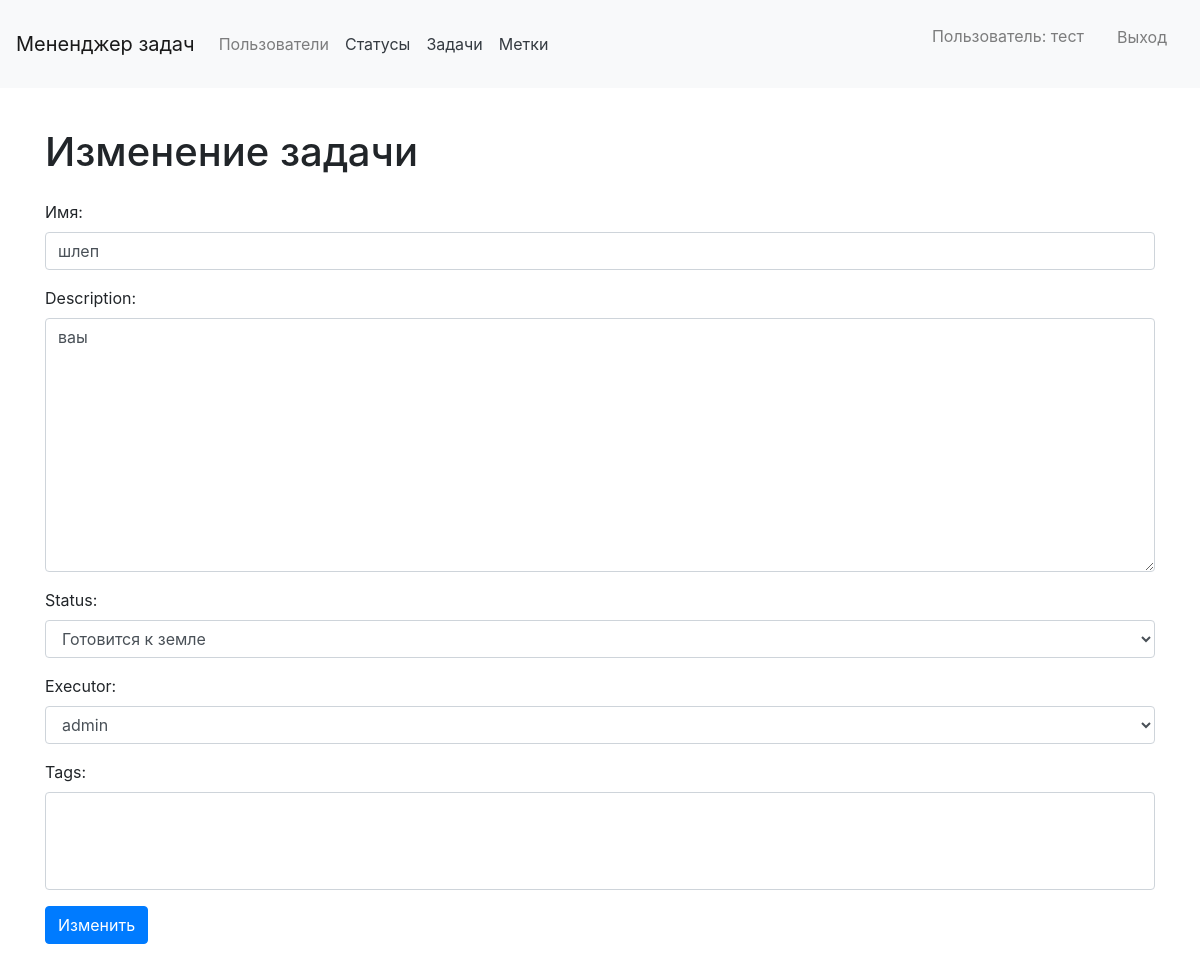
Before: /tasks/7/update/ (signed in) with the older database file.
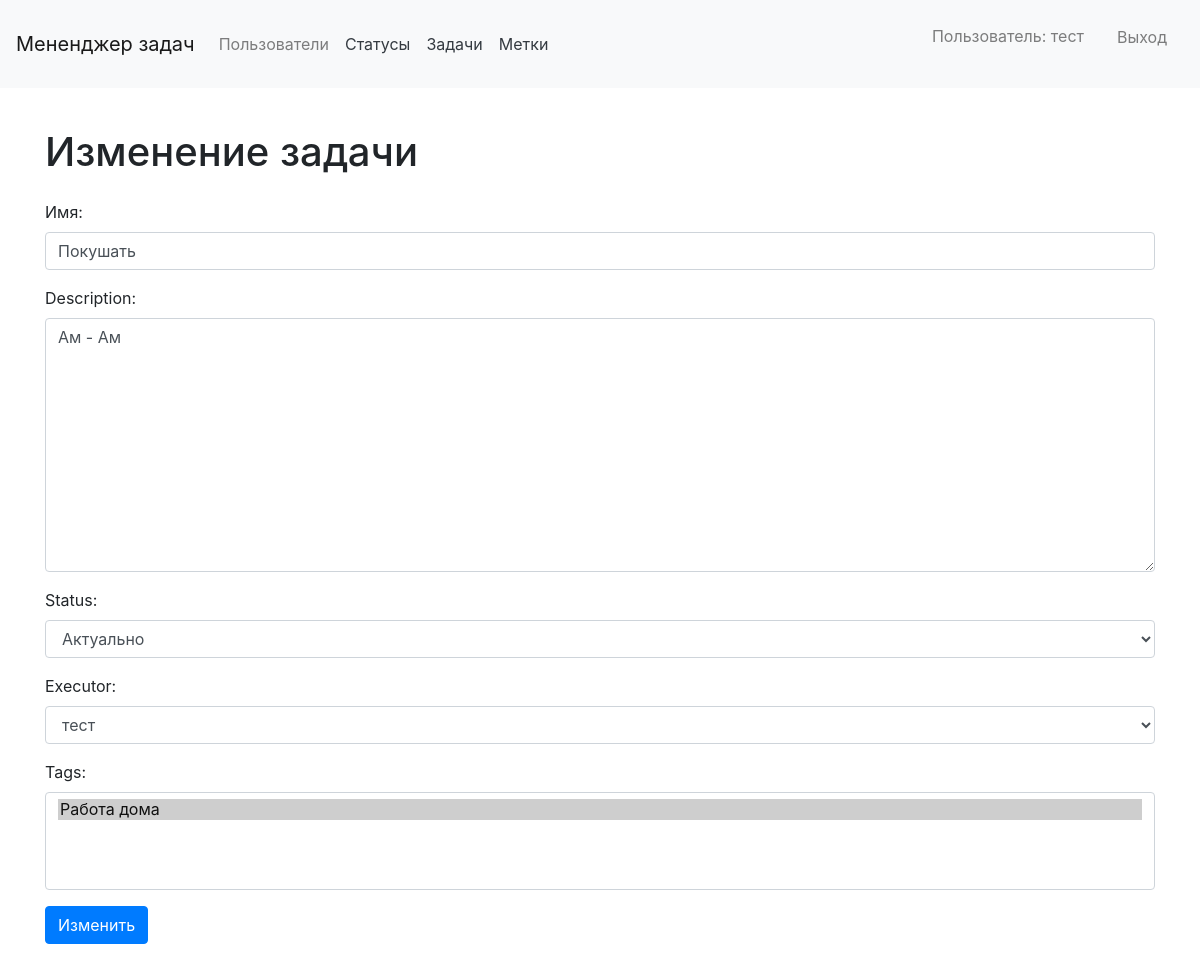
After: the same page with the newer database file.
### tasks/models.py (models this page shows, shortened)
class Task(models.Model):
    name = models.CharField(max_length=75)
    description = models.TextField(
        'Description',
        max_length=200,
        blank=True,
        null=True
    )
    created_at = models.DateTimeField(auto_now_add=True)
    status = models.ForeignKey(
        Status,
        blank=True,
        null=True,
        related_name='status',
        on_delete=models.CASCADE,
        verbose_name='Status'
    )
    creator = models.ForeignKey(
        User,
        related_name='creator',
        on_delete=models.CASCADE,
        verbose_name='Creator'
    )
    executor = models.ForeignKey(
        User,
        verbose_name='Executor',
        on_delete=models.CASCADE,
        null=True,
        blank=True,
        related_name='executor'
    )
    tags = models.ManyToManyField(
        Tags,
        blank=True,
        verbose_name='Tags',
        related_name='Tags',
    )
    class Meta():
        ordering = ['name']

### status/models.py (models this page shows)
class Status(models.Model):
    name = models.CharField(max_length=30)
    created_at = models.DateTimeField(auto_now_add=True)
    class Meta(object):
        verbose_name = 'status'
        verbose_name_plural = 'statuses'
    def __str__(self):
        return self.name

### tags/models.py (models this page shows)
class Tags(models.Model):
    name = models.CharField(max_length=20)
    created_at = models.DateTimeField(auto_now_add=True)
    class Meta(object):
        verbose_name = 'tag'
        verbose_name_plural = 'tags'
    def __str__(self):
        return self.name

### tasks/views.py (the view)
# urls.py: path('<int:pk>/update/', UpdateTaskView.as_view(), name='update_task'),
class UpdateTaskView(LoginRequiredMixin, UpdateView):
    model = Task
    template_name = 'tasks/task_update.html'
    form_class = RegisterTaskForm
    success_url = reverse_lazy('tasks')
    login_url = reverse_lazy('login_page')
    redirect_field_name = 'redirect_to'

### tasks/forms.py
class RegisterTaskForm(ModelForm):
    class Meta:
        model = Task
        fields = ['name', 'description', 'status', 'executor', 'tags']
    def __init__(self, *args, **kwargs):
        super().__init__(*args, **kwargs)
        for field in self.fields:
            self.fields[field].widget.attrs['class'] = 'form-control'
        self.fields['name'].label = "Имя"

### main_page/models.py (called while the page is built)
    def __str__(self):
        return self.username

### templates/tasks/task_update.html (shortened to what this page needs)
{% extends 'main_template.html' %}
{% load i18n %}
{% block title %}
    <head>
    </head>
{% endblock %}
{% block content %}
<div class="container wrapper flex-grow-1">
  <h1 class="my-4">
      {% trans "Изменение задачи" %}
  </h1>
  <div>
    <form id="add_form" method="post">
      {{ form.as_p }}
      <button type='submit' form="add_form" class="btn btn-primary">{% trans "Изменить" %}</button>
    </form>
  </div>
</div>
{% endblock %}

Changed rows visible on the page:
changed Task: name "шлеп" → "Покушать"; description "ваы" → "Ам - Ам"; status "Готовится к земле" → "Актуально"; executor "admin" → "тест"
Other visible differences:
form field tags: (not shown) → "Работа дома ☑"
